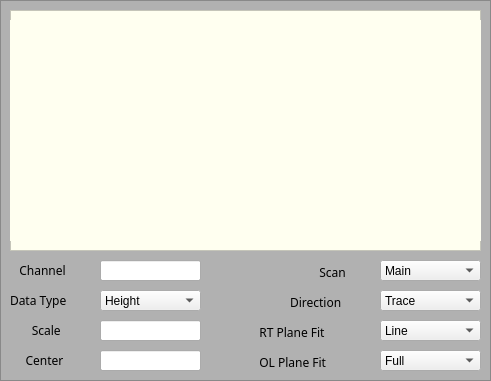
            <widget class="QFrame" name="frame_10">
             <property name="geometry">
              <rect>
               <x>910</x>
               <y>550</y>
               <width>491</width>
               <height>381</height>
              </rect>
             </property>
             <property name="styleSheet">
              <string notr="true">QFrame
{background-color:rgb(177, 177, 177)}</string>
             </property>
             <property name="frameShape">
              <enum>QFrame::StyledPanel</enum>
             </property>
             <property name="frameShadow">
              <enum>QFrame::Raised</enum>
             </property>
             <widget class="QFrame" name="frame_14">
              <property name="geometry">
               <rect>
                <x>10</x>
                <y>10</y>
                <width>471</width>
                <height>241</height>
               </rect>
              </property>
              <property name="styleSheet">
               <string notr="true">QFrame{background-color:rgb(255,255,240)}</string>
              </property>
              <property name="frameShape">
               <enum>QFrame::StyledPanel</enum>
              </property>
              <property name="frameShadow">
               <enum>QFrame::Raised</enum>
              </property>
              <widget class="QwtPlot" name="qwtPlot_4">
               <property name="geometry">
                <rect>
                 <x>0</x>
                 <y>10</y>
                 <width>471</width>
                 <height>221</height>
                </rect>
               </property>
              </widget>
             </widget>
             <widget class="QLabel" name="label_45">
              <property name="geometry">
               <rect>
                <x>10</x>
                <y>260</y>
                <width>91</width>
                <height>21</height>
               </rect>
              </property>
              <property name="font">
               <font>
                <family>Arial Black</family>
                <pointsize>9</pointsize>
               </font>
              </property>
              <property name="text">
               <string>   Channel</string>
              </property>
             </widget>
             <widget class="QLabel" name="label_46">
              <property name="geometry">
               <rect>
                <x>10</x>
                <y>290</y>
                <width>91</width>
                <height>21</height>
               </rect>
              </property>
              <property name="font">
               <font>
                <family>Arial Black</family>
                <pointsize>9</pointsize>
               </font>
              </property>
              <property name="text">
               <string>Data Type</string>
              </property>
             </widget>
             <widget class="QLabel" name="label_47">
              <property name="geometry">
               <rect>
                <x>10</x>
                <y>350</y>
                <width>91</width>
                <height>21</height>
               </rect>
              </property>
              <property name="font">
               <font>
                <family>Arial Black</family>
                <pointsize>9</pointsize>
               </font>
              </property>
              <property name="text">
               <string>     Center</string>
              </property>
             </widget>
             <widget class="QLineEdit" name="lineEdit_12">
              <property name="geometry">
               <rect>
                <x>100</x>
                <y>350</y>
                <width>101</width>
                <height>21</height>
               </rect>
              </property>
              <property name="styleSheet">
               <string notr="true">QLineEdit{border:rgb(213, 213, 213)};</string>
              </property>
              <property name="text">
               <string/>
              </property>
             </widget>
             <widget class="QComboBox" name="comboBox_20">
              <property name="geometry">
               <rect>
                <x>100</x>
                <y>290</y>
                <width>101</width>
                <height>21</height>
               </rect>
              </property>
              <item>
               <property name="text">
                <string>Height</string>
               </property>
              </item>
              <item>
               <property name="text">
                <string>Deflection</string>
               </property>
              </item>
             </widget>
             <widget class="QLabel" name="label_48">
              <property name="geometry">
               <rect>
                <x>10</x>
                <y>320</y>
                <width>81</width>
                <height>21</height>
               </rect>
              </property>
              <property name="font">
               <font>
                <family>Arial Black</family>
                <pointsize>9</pointsize>
               </font>
              </property>
              <property name="text">
               <string>       Scale</string>
              </property>
             </widget>
             <widget class="QLineEdit" name="lineEdit_6">
              <property name="geometry">
               <rect>
                <x>100</x>
                <y>260</y>
                <width>101</width>
                <height>21</height>
               </rect>
              </property>
              <property name="styleSheet">
               <string notr="true">QLineEdit{border:rgb(213, 213, 213)};</string>
              </property>
             </widget>
             <widget class="QLineEdit" name="lineEdit_13">
              <property name="geometry">
               <rect>
                <x>100</x>
                <y>320</y>
                <width>101</width>
                <height>21</height>
               </rect>
              </property>
              <property name="styleSheet">
               <string notr="true">QLineEdit{border:rgb(213, 213, 213)};</string>
              </property>
             </widget>
             <widget class="QLabel" name="label_49">
              <property name="geometry">
               <rect>
                <x>290</x>
                <y>290</y>
                <width>76</width>
                <height>24</height>
               </rect>
              </property>
              <property name="font">
               <font>
                <family>Arial Black</family>
                <pointsize>9</pointsize>
               </font>
              </property>
              <property name="text">
               <string>Direction</string>
              </property>
             </widget>
             <widget class="QComboBox" name="comboBox_21">
              <property name="geometry">
               <rect>
                <x>380</x>
                <y>290</y>
                <width>101</width>
                <height>21</height>
               </rect>
              </property>
              <item>
               <property name="text">
                <string>Trace</string>
               </property>
              </item>
              <item>
               <property name="text">
                <string>Retrace</string>
               </property>
              </item>
             </widget>
             <widget class="QLabel" name="label_50">
              <property name="geometry">
               <rect>
                <x>310</x>
                <y>260</y>
                <width>61</width>
                <height>24</height>
               </rect>
              </property>
              <property name="font">
               <font>
                <family>Arial Black</family>
                <pointsize>9</pointsize>
               </font>
              </property>
              <property name="text">
               <string>   Scan</string>
              </property>
             </widget>
             <widget class="QComboBox" name="comboBox_22">
              <property name="geometry">
               <rect>
                <x>380</x>
                <y>260</y>
                <width>101</width>
                <height>21</height>
               </rect>
              </property>
              <item>
               <property name="text">
                <string>Main</string>
               </property>
              </item>
             </widget>
             <widget class="QLabel" name="label_51">
              <property name="geometry">
               <rect>
                <x>250</x>
                <y>350</y>
                <width>121</width>
                <height>24</height>
               </rect>
              </property>
              <property name="font">
               <font>
                <family>Arial Black</family>
                <pointsize>9</pointsize>
               </font>
              </property>
              <property name="text">
               <string>   OL Plane Fit</string>
              </property>
             </widget>
             <widget class="QLabel" name="label_52">
              <property name="geometry">
               <rect>
                <x>250</x>
                <y>320</y>
                <width>121</width>
                <height>24</height>
               </rect>
              </property>
              <property name="font">
               <font>
                <family>Arial Black</family>
                <pointsize>9</pointsize>
               </font>
              </property>
              <property name="text">
               <string>   RT Plane Fit</string>
              </property>
             </widget>
             <widget class="QComboBox" name="comboBox_23">
              <property name="geometry">
               <rect>
                <x>380</x>
                <y>320</y>
                <width>101</width>
                <height>21</height>
               </rect>
              </property>
              <item>
               <property name="text">
                <string>Line</string>
               </property>
              </item>
             </widget>
             <widget class="QComboBox" name="comboBox_24">
              <property name="geometry">
               <rect>
                <x>380</x>
                <y>350</y>
                <width>101</width>
                <height>21</height>
               </rect>
              </property>
              <item>
               <property name="text">
                <string>Full</string>
               </property>
              </item>
             </widget>
            </widget>
